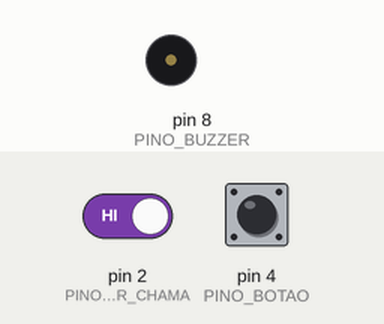
This sketch was run on a simulated Arduino Uno, built with avr-gcc and run on an emulated ATmega328P. Parts: buzzer (waves = sounding). Inputs (shaded band) come from the test bench; at power-on: pin 2 (PINO_SENSOR_CHAMA) HIGH, pin 4 (PINO_BOTAO) HIGH.

Above: at 1.2 s.
1.3 s: pin 2 (PINO_SENSOR_CHAMA) driven LOW
At 2.5 s:
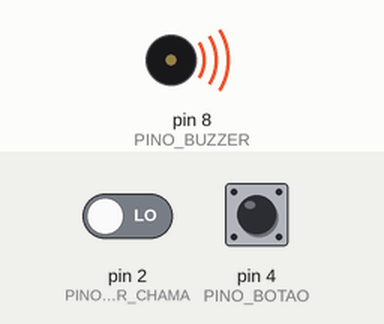
2.8 s: pin 4 (PINO_BOTAO) pulled LOW for 3.2 s
At 3.6 s:
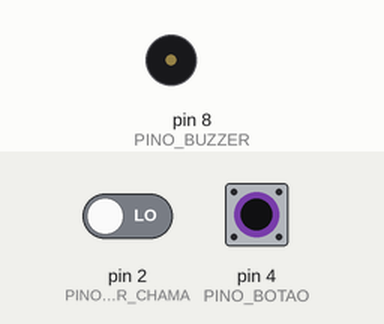
Timing chart, 0 to 7.6 s (numbered marks = the images above; inputs shaded):
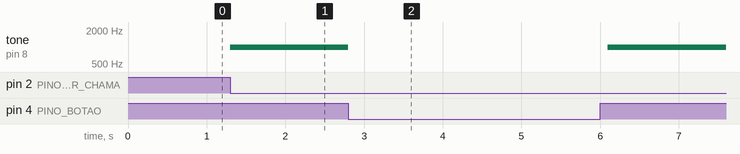

Measured:
- after the input at 1.3 s, tone on pin 8 (PINO_BUZZER): silent → 1000 Hz at once
- after the input at 2.8 s, tone on pin 8 (PINO_BUZZER): 1000 Hz → silent at once, → 1000 Hz 3.3 s later

The sketch:

prototipo.ino
```cpp
// Definicao dos Pinos
const int PINO_SENSOR_CHAMA = 2; // Pino DO do sensor
const int PINO_BUZZER       = 8; // Pino do Buzzer
const int PINO_BOTAO        = 4; // Pino do Botao

bool disparou = false; // Guarda se o alarme foi acionado

void setup() {
  Serial.begin(9600);

  pinMode(PINO_SENSOR_CHAMA, INPUT);
  pinMode(PINO_BUZZER, OUTPUT);
  pinMode(PINO_BOTAO, INPUT_PULLUP); // GND + Pino 7
}

void loop() {
  int sensor = digitalRead(PINO_SENSOR_CHAMA);
  int botao  = digitalRead(PINO_BOTAO);

  // 1. Se detectar chama, TRAVA em modo de disparo
  if (sensor == LOW) {
    disparou = true;
  }

  // 2. Se apertar o botao, DESLIGA e reseta o disparo
  if (botao == LOW) {
    disparou = false;
    noTone(PINO_BUZZER); // Para o som imediatamente
    delay(300);          // Tempo para soltar o botao
  }

  // 3. Estado do Buzzer
  if (disparou) {
    // Apita continuamente enquanto estiver travado
    tone(PINO_BUZZER, 1000);
  } else {
    noTone(PINO_BUZZER);
  }
}
```
